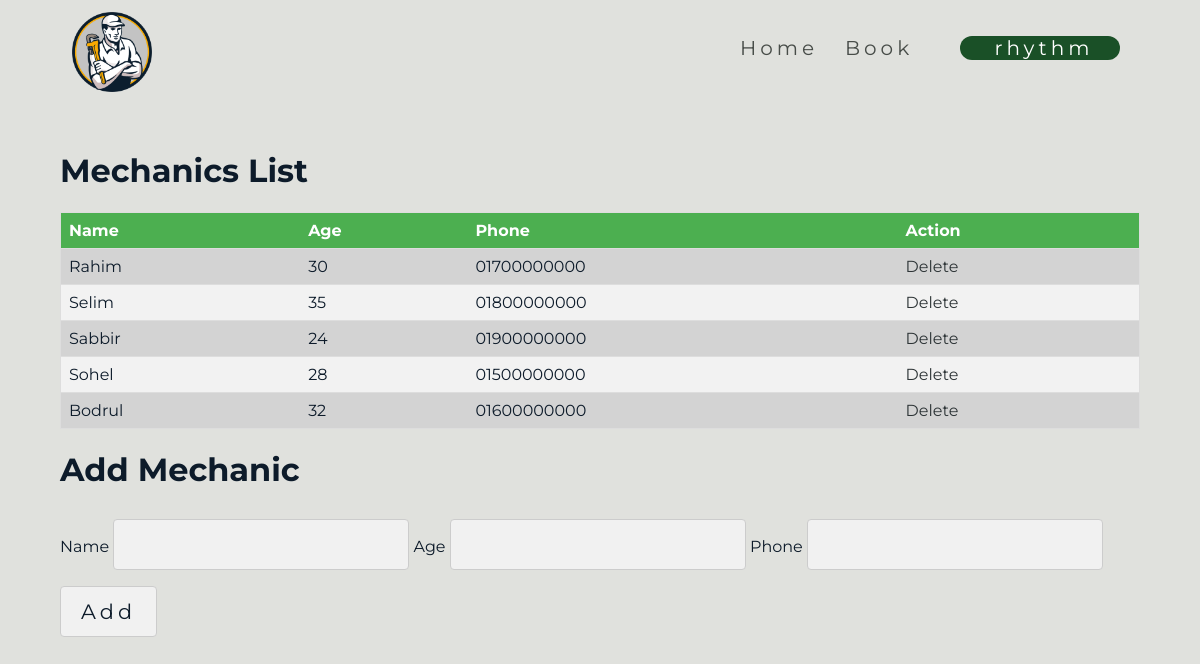
Screenshot of /admin/mechanics.php (signed in) with the database file from the repository.
### tables this page shows
CREATE TABLE `mechanics` (
  `mechanic_id` int(6) UNSIGNED NOT NULL,
  `mechanic_name` varchar(255) NOT NULL,
  `mechanic_age` int(10) NOT NULL,
  `mechanic_phone` varchar(25) NOT NULL
);

### admin/mechanics.php (the view, shortened to what this page needs)
<!DOCTYPE html>
<html lang="en">
<head>
    <link rel="stylesheet" href="../css/styles.css">
</head>
<body>
    <?php
        include '../components/menu.php';
    ?>
    <div class="wrapper">
        <div class="mechanics-list">
            <h1>Mechanics List</h1>
            <table class="mechanics-table">
                <tr>
                    <th>Name</th>
                    <th>Age</th>
                    <th>Phone</th>
                    <th>Action</th>
                </tr>
                <?php
                    $query = "SELECT * FROM mechanics";
                    $result = mysqli_query($conn, $query);
                    while($mechanic = mysqli_fetch_assoc($result)){
                        echo '<tr>';
                        echo '<td>'.$mechanic['mechanic_name'].'</td>';
                        echo '<td>'.$mechanic['mechanic_age'].'</td>';
                        echo '<td>'.$mechanic['mechanic_phone'].'</td>';
                        echo '<td>';
                        echo '<a href="../components/delete-mechanics.php?id='.$mechanic['mechanic_id'].'">Delete</i></a>';
                        echo '</td>';
                        echo '</tr>';
                    }
                ?>
            </table>
        </div>
        <div class="add-mechanic">
            <h1>Add Mechanic</h1>
            <form action="../components/add-mechanics.php" method="post">
                <label for="mechanic_name">Name</label>
                <input type="text" name="mechanic_name" id="mechanic_name" required>
                <label for="mechanic_age">Age</label>
                <input type="number" name="mechanic_age" id="mechanic_age" required>
                <label for="mechanic_phone">Phone</label>
                <input type="number" name="mechanic_phone" id="mechanic_phone" required>
                <input type="submit" name="add" value="Add">
            </form>
        </div>
    </div>
</body>
</html>

### css/styles.css (style rules this page uses)
* { scroll-behavior:smooth }
body { margin:0; padding:0; box-sizing:border-box; font-family:Montserrat,sans-serif; color:#0d1b2a; background-color:#e0e1dd }
a { text-decoration:none; color:#2d3436 }
input { box-sizing: border-box; padding: 12px 20px; margin: 8px 0; display: inline-block; border: 1px solid #ccc; border-radius: 4px; box-sizing: border-box; font-family: 'Montserrat', sans-serif; color: #0d1b2a; font-size: 1.3rem; letter-spacing: .25rem; background-color: #f1f1f1; outline: none; transition: .4s; }
.wrapper { width:90%; margin:0 auto }
.mechanics-table { width: 100%; border-collapse: collapse; border-spacing: 0; border: 1px solid #ddd; }
.mechanics-table th, .mechanics-table td { text-align: left; padding: 8px; border-bottom: 1px solid #ddd; }
.mechanics-table th { background-color: #4CAF50; color: white; }
.mechanics-table tr:nth-child(even) { background-color: #d3d3d3; }
.mechanics-table tr:nth-child(odd) { background-color: #f2f2f2; }

### rows the page displays
mechanics: mechanic_name "Rahim", mechanic_age "30", mechanic_phone "01700000000"
mechanics: mechanic_name "Selim", mechanic_age "35", mechanic_phone "01800000000"
mechanics: mechanic_name "Sabbir", mechanic_age "24", mechanic_phone "01900000000"
mechanics: mechanic_name "Sohel", mechanic_age "28", mechanic_phone "01500000000"
mechanics: mechanic_name "Bodrul", mechanic_age "32", mechanic_phone "01600000000"

### other values shown
$_SESSION['username'] "rhythm"
